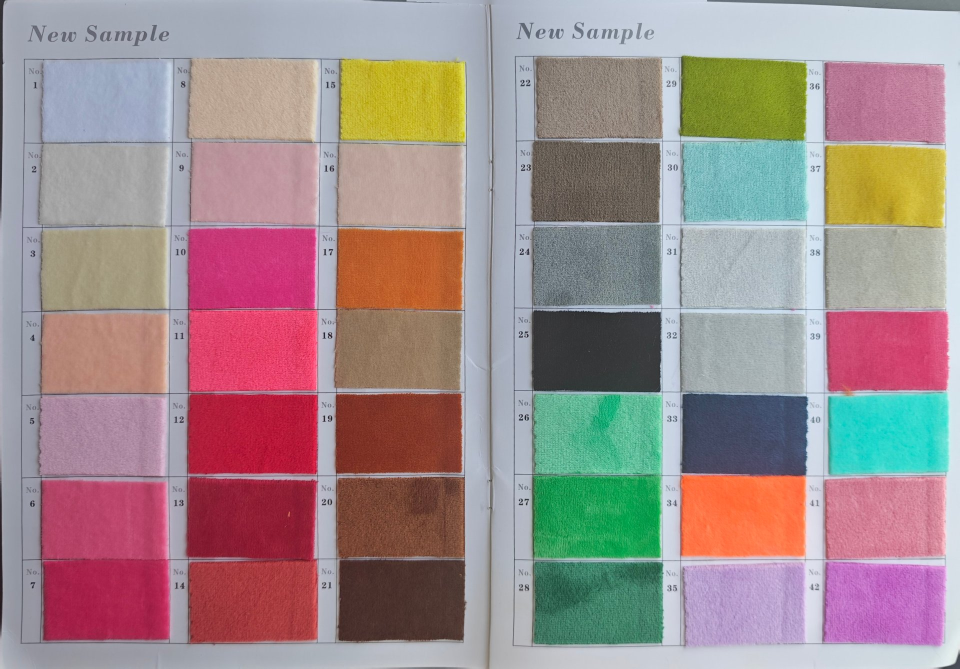
#> input picture source-photos/pal2-v2/pal2-1.jpg, 1920 x 1337 px (shown at 1/2 size); its folder holds 4 pictures in this run
$ python extract-pal2.py
#> lines starting #> are read from the running program, lines starting #| are printed output that depends on the picture; after the words box and inside, x2 and y2 are one past the last pixel; in counts of white or black regions, pixels touching at a corner belong together
# -*- coding: utf-8 -*-
"""紫誉 / 大狮子布艺色卡提取（第二版原图）：格线拟合 + 格内中位色 + 白平衡
用法：
  python tools/extract-pal.py fit     # 网格拟合，输出验证图到 tmp_pal/
  python tools/extract-pal.py build   # 生成 data/palette.json 与 assets/palette-seed.js
"""
import os, sys, json
import numpy as np
from PIL import Image, ImageDraw

ROOT = os.path.dirname(os.path.dirname(os.path.abspath(__file__)))
SRC = os.path.join(ROOT, 'source-photos', 'pal2-v2')
TMP = os.path.join(ROOT, 'tmp_pal2')
os.makedirs(TMP, exist_ok=True)

PHOTOS = ['pal2-%d' % i for i in range(1, 6)]
ROWS = 7          # 每页 7 行
COLS = 3          # 每页 3 列
PER_PAGE = ROWS * COLS          # 21
PER_PHOTO = PER_PAGE * 2        # 42

# 每页色号按「先列后行」排：第 1 列 1-7，第 2 列 8-14，第 3 列 15-21
def code_of(photo_idx, right, col, row):
    base = (photo_idx - 1) * PER_PHOTO + 1
    return base + (PER_PAGE if right else 0) + col * ROWS + row


def load(name):
    return np.array(Image.open(os.path.join(SRC, name + '.jpg')).convert('RGB')).astype(np.float32)


def smooth(p, k=7):
    return np.convolve(p, np.ones(k) / k, mode='same')


def paper_profiles(a):
    """纸面比例轮廓：格子缝、编号条、页边都是纸，布片不是。"""
    gray = a.mean(axis=2)
    sat = a.max(axis=2) - a.min(axis=2)
    p90 = float(np.percentile(gray, 90))
    m = ((gray > p90 - 32) & (sat < 26)).astype(np.float32)
    return smooth(m.mean(axis=0)), smooth(m.mean(axis=1))


def fit_lines(prof, start_rng, step_rng, n_lines):
    """在给定范围内搜 (起点, 步距)，使 n_lines 条格线处的纸面比例之和最大"""
    best = None
    for st in start_rng:
        for sp in step_rng:
            xs = [int(round(st + k * sp)) for k in range(n_lines)]
            if xs[0] < 2 or xs[-1] >= len(prof) - 2:
                continue
            s = float(sum(prof[x] for x in xs))
            if best is None or s > best[0]:
                best = (s, float(st), float(sp))
    if best is None:
        raise RuntimeError('lattice not found')
    return [best[1] + k * best[2] for k in range(n_lines)]


def fit_photo(name):
    a = load(name)
    h, w, _ = a.shape
    px, py = paper_profiles(a)
    ys = fit_lines(py, np.arange(50, 170, 1.0), np.arange(140, 185, 0.5), ROWS + 1)
    xs_l = fit_lines(px, np.arange(0, 120, 1.0), np.arange(270, 330, 0.5), COLS + 1)
    xs_r = fit_lines(px, np.arange(w * 0.47, w * 0.56, 1.0), np.arange(270, 330, 0.5), COLS + 1)
    return ys, xs_l, xs_r


# ---------------- 取色 ----------------
# [198 lines left out: functions srgb2lab, paper_white, white_balance, median_color, tex_energy, paper_mask and 4 more, not called in this run]


def main():
    mode = sys.argv[1] if len(sys.argv) > 1 else 'fit'
    if mode == 'fit':
        for name in PHOTOS:
            ys, xl, xr = fit_photo(name)
#> in paper_profiles, `gray = a.mean(axis=2)`:
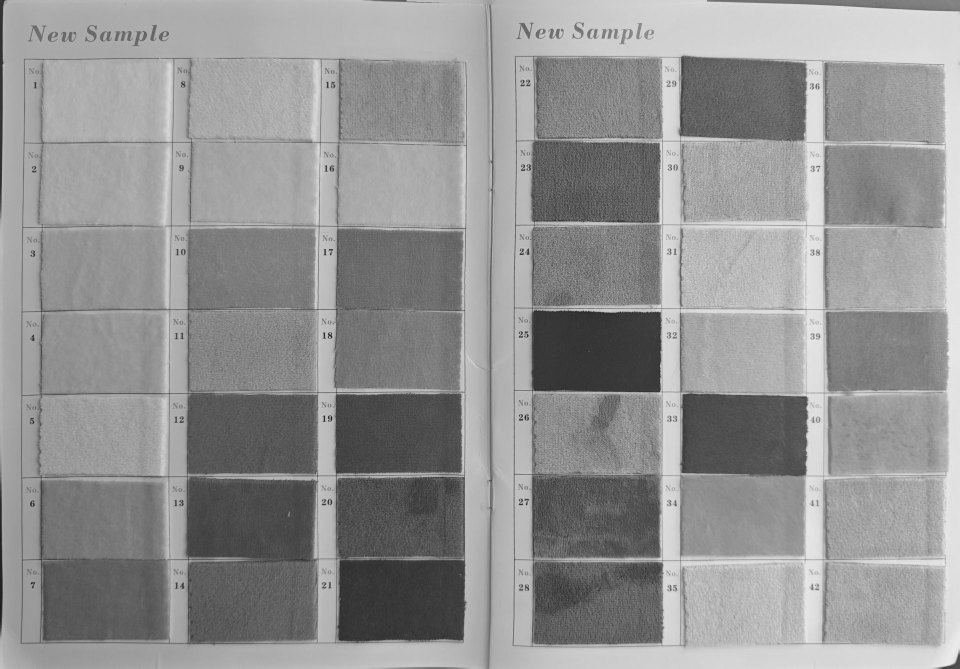
#> gray: shape (1337, 1920) float32 (shown at 1/2 size); min 23.33, max 240.7, mean 147.2
#> in paper_profiles, `sat = a.max(axis=2) - a.min(axis=2)`:
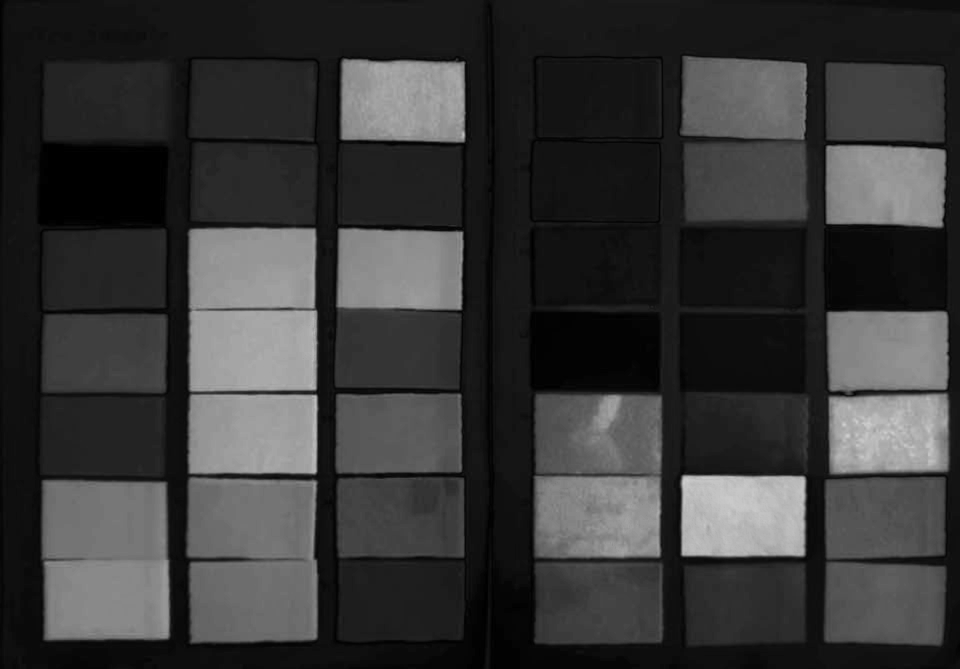
#> sat: shape (1337, 1920) float32 (shown at 1/2 size); min 0, max 208, mean 56.1
#> in paper_profiles, `p90 = float(np.percentile(gray, 90))`: p90 = 198.7
#> in paper_profiles, `m = ((gray > p90 - 32) & (sat < 26)).astype(np.float32)`:
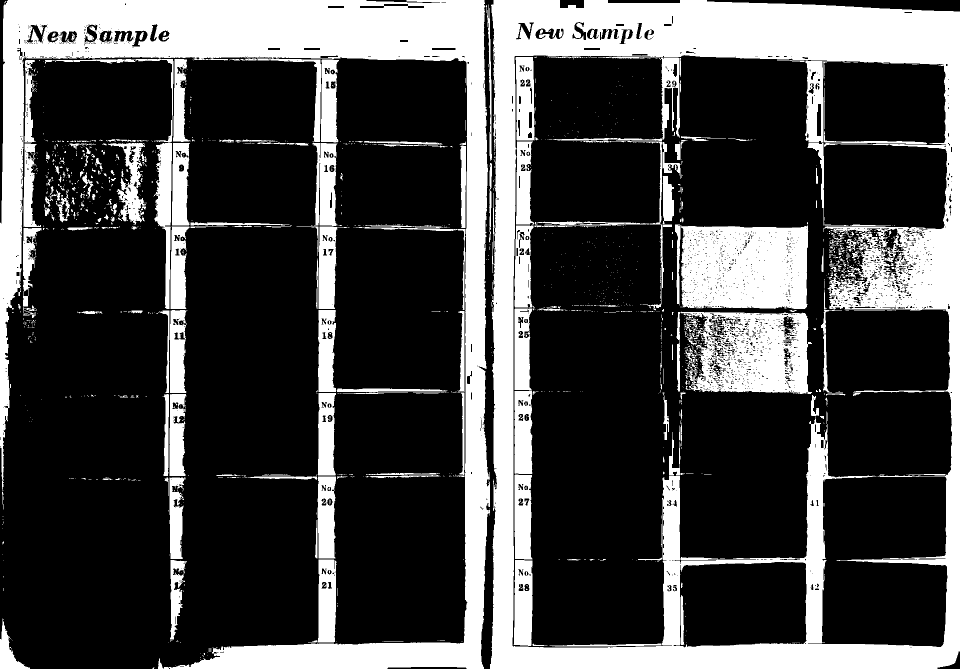
#> m: shape (1337, 1920) float32 (shown at 1/2 size); values 0 (black) and 1 (white), 28.2% white; 1471 white regions (1215 under 20 px), largest, box (x1, y1, x2, y2) and area: (980, 0, 1920, 1337) 277934, (0, 0, 980, 1337) 207569, (1362, 451, 1617, 618) 39543
#> in fit_photo, `px, py = paper_profiles(a)`: px = 1920 values, max 1 at index 947, min 0.0732 at index 306, mean 0.281; py = 1337 values, max 0.99 at index 29, min 0.0978 at index 837, mean 0.281
#> the loop in fit_lines, `for st in start_rng:` made 120 passes
#> after the loop in fit_lines, `for st in start_rng:`: best = (3.43, 90, 172.5)
#> in fit_photo, `ys = fit_lines(py, np.arange(50, 170, 1.0), np.arange(140, 185, 0.5), ..`: ys = [90, 262.5, 435, 607.5, 780, 952.5, 1125, 1297.5]
#> the loop in fit_lines (call 2), `for st in start_rng:` made 120 passes
#> in fit_photo, `xs_l = fit_lines(px, np.arange(0, 120, 1.0), np.arange(270, 330, 0.5),..`: xs_l = [54, 348.5, 643, 937.5]
#> in fit_photo, `xs_r = fit_lines(px, np.arange(w * 0.47, w * 0.56, 1.0), np.arange(270..`: xs_r = [1037.4, 1330.4, 1623.4, 1916.4]
#> ys = [90, 262.5, 435, 607.5, 780, 952.5, 1125, 1297.5]; xl = [54, 348.5, 643, 937.5]; xr = [1037.4, 1330.4, 1623.4, 1916.4]
            print(name, 'rows', [round(v) for v in ys])
#| pal2-1 rows [90, 262, 435, 608, 780, 952, 1125, 1298]
            print('   L', [round(v) for v in xl], ' R', [round(v) for v in xr])
#|    L [54, 348, 643, 938]  R [1037, 1330, 1623, 1916]
#> pass 2 of the loop in main, `for name in PHOTOS:`:
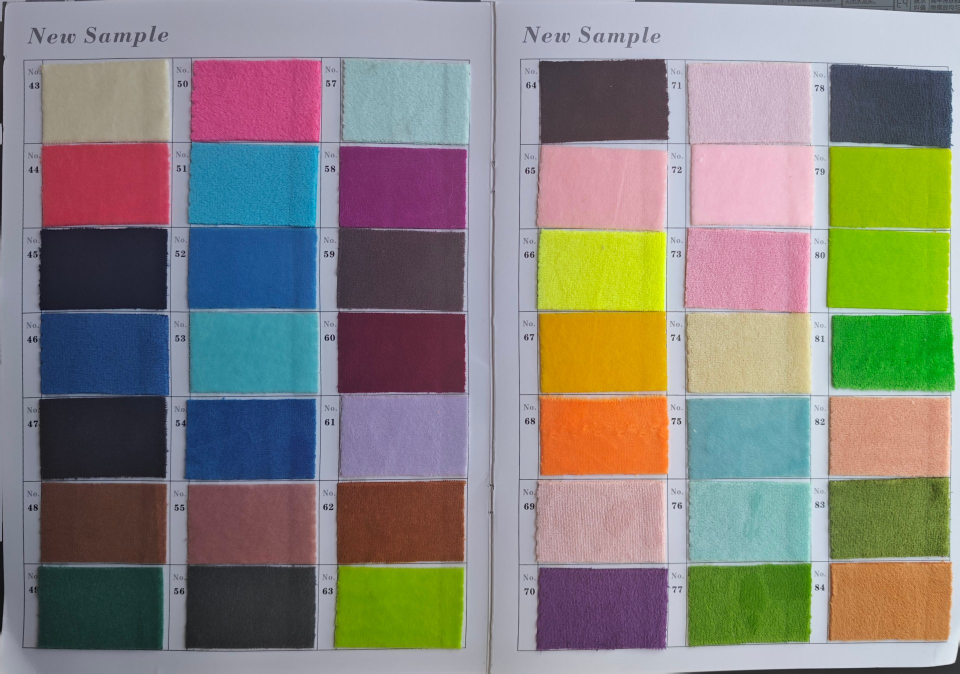
#> input picture source-photos/pal2-v2/pal2-2.jpg, 1920 x 1347 px (shown at 1/2 size)
#> gray: shape (1347, 1920) float32
#> in paper_profiles (call 2), `sat = a.max(axis=2) - a.min(axis=2)`:
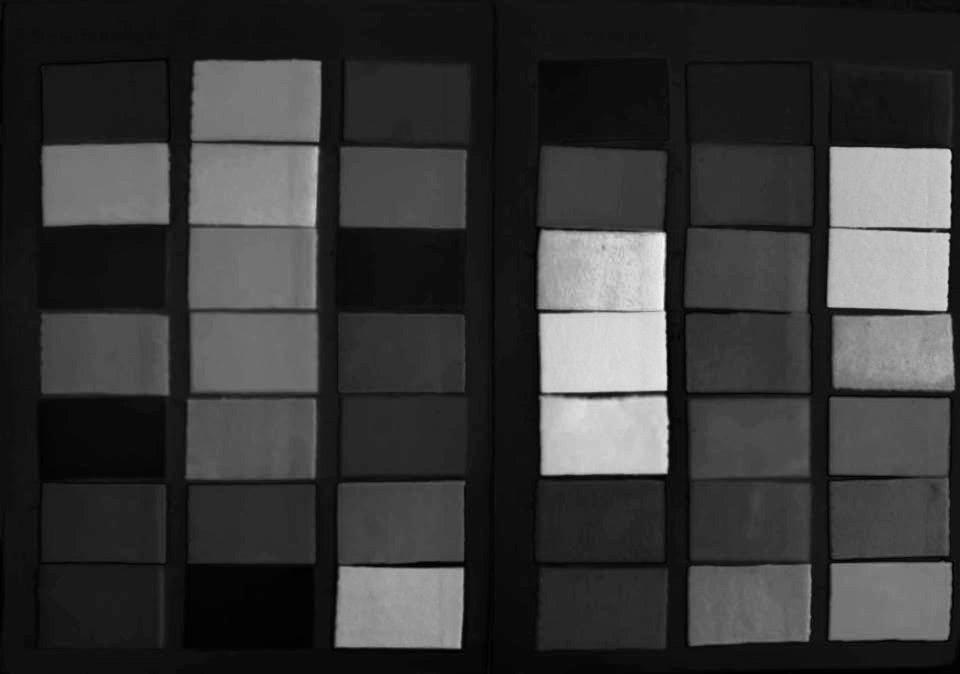
#> sat: shape (1347, 1920) float32 (shown at 1/2 size); min 0, max 252, mean 56.5
#> p90 = 196.7
#> in paper_profiles (call 2), `m = ((gray > p90 - 32) & (sat < 26)).astype(np.float32)`:
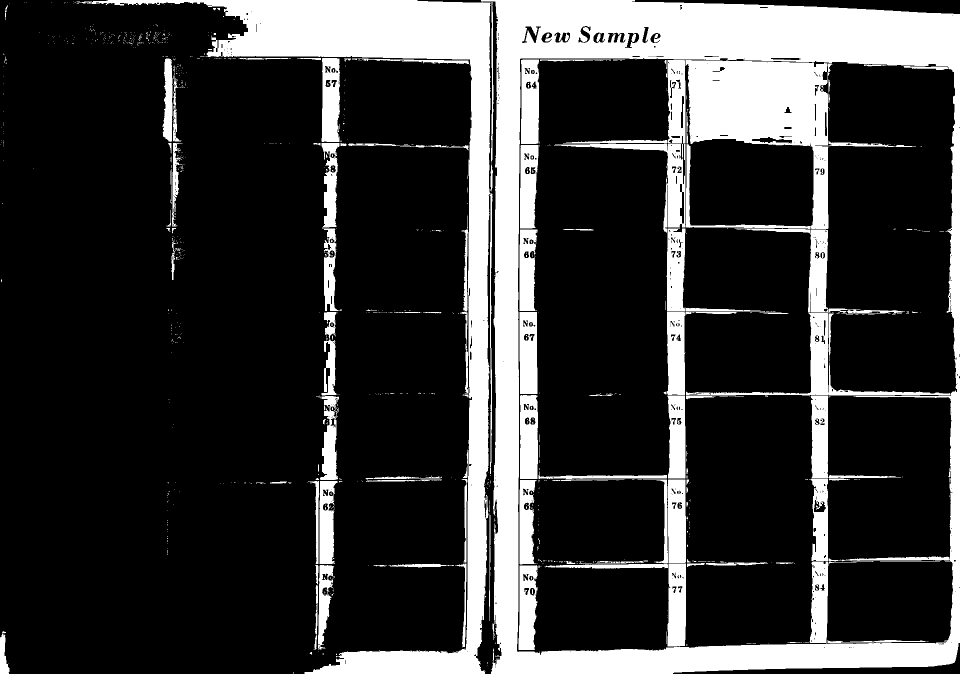
#> m: shape (1347, 1920) float32 (shown at 1/2 size); values 0 (black) and 1 (white), 21.5% white; 964 white regions (829 under 20 px), largest, box (x1, y1, x2, y2) and area: (962, 0, 1920, 1347) 221394, (153, 0, 981, 1347) 119541, (1371, 120, 1657, 458) 50825
#> in main, `ys, xl, xr = fit_photo(name)`: ys = [96, 268.5, 441, 613.5, 786, 958.5, 1131, 1303.5]; xl = [47, 349, 651, 953]; xr = [1058.4, 1344.4, 1630.4, 1916.4]
#| pal2-2 rows [96, 268, 441, 614, 786, 958, 1131, 1304]
#|    L [47, 349, 651, 953]  R [1058, 1344, 1630, 1916]
#> pass 3 of the loop in main, `for name in PHOTOS:`:
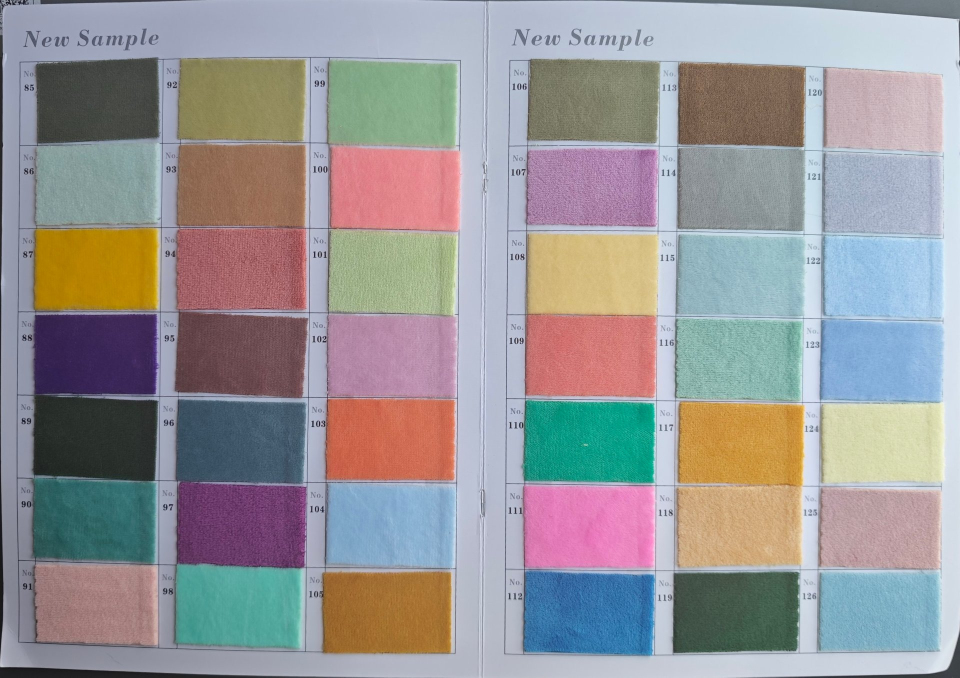
#> input picture source-photos/pal2-v2/pal2-3.jpg, 1920 x 1355 px (shown at 1/2 size)
#> gray: shape (1355, 1920) float32
#> in paper_profiles (call 3), `sat = a.max(axis=2) - a.min(axis=2)`:
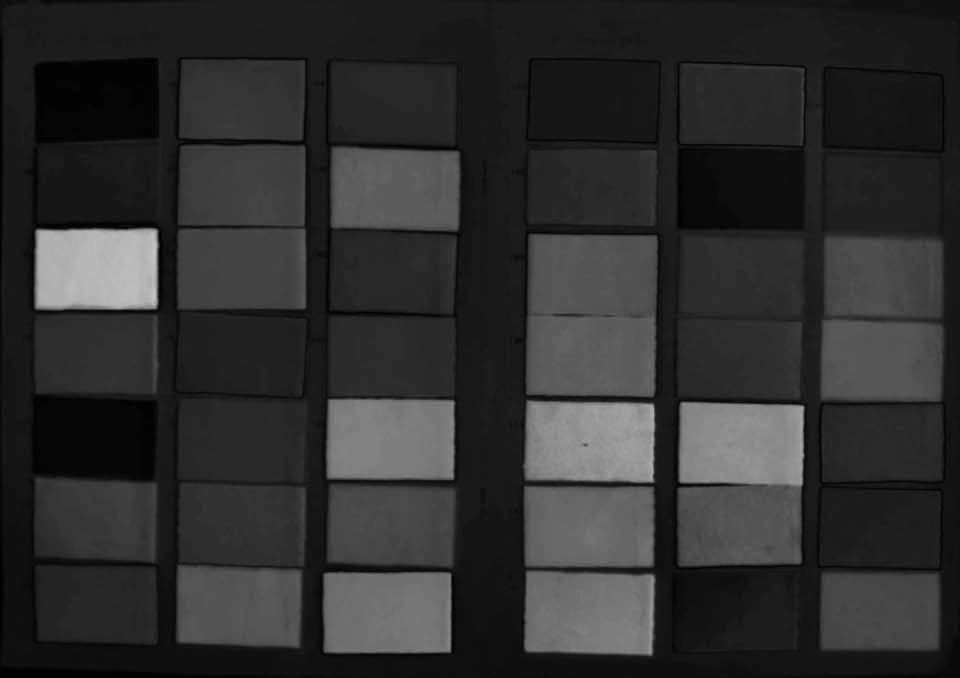
#> sat: shape (1355, 1920) float32 (shown at 1/2 size); min 0, max 202, mean 47.3
#> p90 = 204.3
#> in paper_profiles (call 3), `m = ((gray > p90 - 32) & (sat < 26)).astype(np.float32)`:
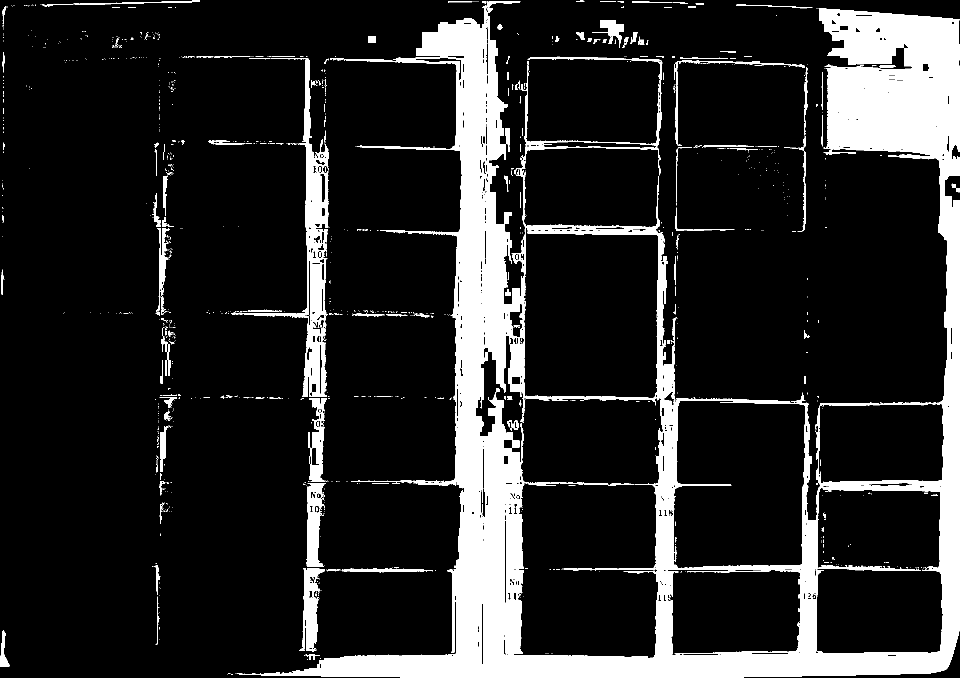
#> m: shape (1355, 1920) float32 (shown at 1/2 size); values 0 (black) and 1 (white), 15.5% white; 1256 white regions (1025 under 20 px), largest, box (x1, y1, x2, y2) and area: (474, 10, 1920, 1355) 271511, (1349, 973, 1638, 1140) 5905, (1307, 972, 1349, 1141) 5883
#> in main, `ys, xl, xr = fit_photo(name)`: ys = [116, 286.5, 457, 627.5, 798, 968.5, 1139, 1309.5]; xl = [25, 327, 629, 931]; xr = [1026.4, 1318.9, 1611.4, 1903.9]
#| pal2-3 rows [116, 286, 457, 628, 798, 968, 1139, 1310]
#|    L [25, 327, 629, 931]  R [1026, 1319, 1611, 1904]
#> the loop made 5 passes; the first 3 are shown
        return

    items, photos, info = build()
    items.sort(key=lambda i: i['code'])
    print('items', len(items), 'codes', items[0]['code'], '-', items[-1]['code'])
    codes = [it['code'] for it in items]
    print('缺号', [c for c in range(1, 211) if c not in codes])
    print('格线', json.dumps(info, ensure_ascii=False))
    # 空位/异常检查
    sus = [it for it in items if it['_tex'] < 0.6]
    print('低纹理格', [(it['code'], it['_tex']) for it in sus])
    if mode == 'probe':
        contact_sheet(items, os.path.join(TMP, 'sheet.jpg'))
        for name in PHOTOS:
            draw_grid(name, items, os.path.join(TMP, 'grid-%s.jpg' % name))
        return

    data = dict(
        name='紫誉 / 大狮子布艺色卡',
        brand='紫誉 / 大狮子布艺',
        note='实物色卡拍照提取：色块图片直接取自照片，色值取该格中位色并做了轻微白平衡校正。',
        photos=photos,
        items=[dict(code=it['code'], page=it['page'], rgb=it['rgb'], rect=it['rect']) for it in items],
    )
    with open(os.path.join(ROOT, 'data', 'palette2.json'), 'w', encoding='utf-8') as f:
        json.dump(data, f, ensure_ascii=False, separators=(',', ':'))
    seed = '/* 由 data/palette2.json 生成，供直接双击打开（无后端）时使用 */\nwindow.PALETTE_SEED2=' + \
           json.dumps(data, ensure_ascii=False, separators=(',', ':')) + ';\n'
    with open(os.path.join(ROOT, 'assets', 'palette-seed2.js'), 'w', encoding='utf-8') as f:
        f.write(seed)
    # 显示用图片（1100 宽，与另外两套一致）：与色值走同一套白平衡，保证「看到的」= 存的色值
    for pi, name in enumerate(PHOTOS, 1):
        raw = load(name)
        img, _, _ = white_balance(raw)
        im = Image.fromarray(img.astype(np.uint8))
        im = im.resize((1100, round(im.height * 1100 / im.width)), Image.LANCZOS)
        im.save(os.path.join(ROOT, 'assets', 'pal2-%d.jpg' % pi), quality=88)
    print('written data/palette2.json, assets/palette-seed2.js, assets/pal2-1..5.jpg')


if __name__ == '__main__':
#> (the run stopped early here; a loop or call above may not have finished)
